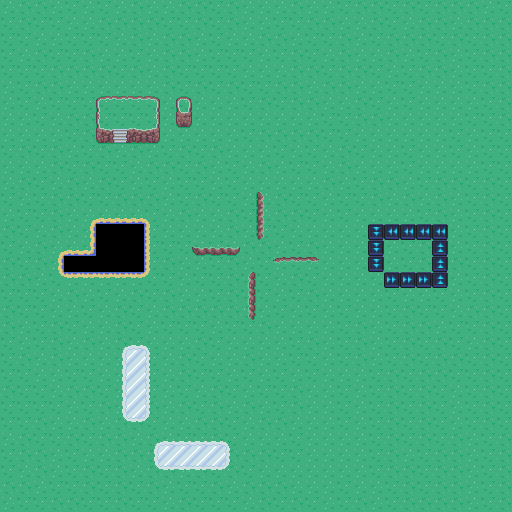

A 2D game scene composited from a Tiled map and its tileset images. What follows is a short description and the map's XML, with every tile layer's data as written:
An orthogonal 32x32 tile map with 16x16 px tiles, 2 tile layers (Tile Layer 1, Tile Layer 2), 2 tilesets.

<map version="1.5" tiledversion="1.7.0" orientation="orthogonal" renderorder="right-down" width="32" height="32" tilewidth="16" tileheight="16" infinite="0" nextlayerid="3" nextobjectid="1">
 <tileset firstgid="1" source="rubberduck_outdoor.tsx" />
 <tileset firstgid="1370" source="Pacheesi Tiles.tsx" />
 <layer id="1" name="Tile Layer 1" width="32" height="32">
  <data encoding="csv">
112,114,114,112,113,112,113,112,114,112,112,114,114,113,114,112,112,112,114,112,112,113,114,114,113,114,113,114,114,114,112,113,
113,114,113,113,112,112,114,114,114,114,113,113,114,113,114,112,112,113,113,114,114,112,112,114,113,112,114,114,112,114,114,114,
113,113,112,112,113,113,113,112,114,112,114,114,112,113,112,112,114,114,112,113,113,114,112,113,114,114,114,113,114,113,114,114,
113,112,114,113,113,114,112,112,113,112,114,114,112,113,113,113,112,113,114,113,112,114,112,112,114,112,113,114,112,113,114,114,
113,113,113,114,114,114,114,113,114,112,114,113,113,113,113,112,112,112,114,114,113,114,114,113,112,113,114,114,112,113,113,114,
112,113,114,114,112,112,112,112,112,112,114,113,114,113,114,113,113,114,114,112,114,114,112,112,113,113,112,112,112,113,114,114,
112,113,112,113,113,113,1,2,2,3,112,4,112,112,112,113,114,113,114,114,112,112,114,113,112,113,112,112,112,112,113,114,
112,112,113,112,114,114,38,113,113,40,112,41,112,112,112,112,112,112,112,112,113,113,114,114,112,112,112,112,112,113,113,114,
112,112,112,112,113,114,75,39,76,77,112,112,112,112,112,113,114,114,114,114,113,113,112,112,112,112,112,112,113,112,113,113,
113,114,113,114,112,113,114,112,114,112,113,114,113,114,112,112,112,113,112,113,112,114,113,112,112,113,112,112,113,112,113,113,
112,112,112,114,113,114,113,113,112,114,114,113,114,112,113,112,114,112,113,113,112,114,112,112,112,113,112,112,112,112,113,113,
112,114,113,112,114,112,114,113,112,113,112,113,113,112,113,112,112,112,112,112,114,112,113,114,114,112,113,114,114,113,114,113,
113,112,113,114,114,113,113,114,114,114,112,113,114,113,113,112,115,114,113,113,112,113,113,114,112,114,112,114,112,113,114,113,
112,113,113,114,112,572,573,573,573,574,112,114,112,112,114,113,152,114,114,113,112,113,112,112,112,112,113,114,112,113,114,113,
114,113,112,114,112,609,613,613,613,611,112,112,112,112,114,112,189,113,112,112,112,112,112,112,113,113,112,113,112,113,114,113,
113,112,114,572,573,832,613,613,613,611,113,113,186,187,188,114,114,112,113,114,112,112,112,112,113,113,113,113,112,113,114,113,
114,113,114,609,613,613,613,613,613,611,114,112,112,113,114,112,113,149,150,151,112,112,112,112,112,113,113,113,114,113,114,113,
114,114,112,646,647,647,647,647,647,648,113,112,113,113,114,116,113,112,114,113,112,112,112,112,112,112,112,113,112,113,114,113,
113,113,113,112,114,112,113,112,114,113,114,112,112,113,114,153,113,112,113,114,112,112,112,112,113,112,112,113,112,113,114,113,
114,113,113,112,112,113,112,114,113,112,114,114,114,114,114,190,112,113,112,113,112,113,112,112,113,114,113,113,112,114,114,113,
114,112,113,114,113,112,112,114,113,112,113,113,113,112,113,113,114,112,112,112,112,113,114,112,113,114,114,112,113,113,114,113,
113,112,113,114,112,114,112,114,113,112,112,112,114,113,112,112,112,112,113,114,112,113,114,112,113,114,113,114,113,112,114,113,
113,114,112,114,112,112,112,112,114,113,112,114,113,112,112,114,112,112,113,113,112,113,114,112,113,114,113,114,114,113,114,113,
113,113,112,112,113,113,112,112,113,113,114,114,113,113,112,113,112,113,112,113,112,112,112,113,114,113,114,114,113,113,114,113,
114,113,113,112,114,114,113,112,112,113,112,113,112,114,113,112,113,113,114,112,112,113,112,113,114,113,114,113,112,113,114,113,
113,113,113,113,112,113,114,112,114,114,114,114,113,114,112,114,112,113,114,112,112,113,112,113,114,113,114,113,112,113,114,113,
113,113,114,112,112,114,112,114,114,113,113,112,114,114,113,112,114,114,112,112,112,113,112,113,114,113,114,113,112,113,114,113,
112,114,113,113,114,113,114,114,112,114,112,113,113,114,113,112,112,112,113,112,112,112,112,113,114,113,114,113,114,112,113,114,
113,114,114,112,113,112,112,114,114,114,112,112,114,113,114,114,114,113,113,112,112,112,112,113,114,112,113,114,114,112,113,114,
113,112,114,112,113,114,113,114,112,114,114,112,114,113,114,113,112,112,112,112,112,112,112,113,114,114,113,114,114,112,113,114,
114,114,112,113,113,114,113,114,113,114,112,113,113,114,112,114,114,114,112,112,112,113,112,112,113,114,113,114,114,112,113,114,
112,113,113,114,114,113,113,114,113,113,112,114,113,113,113,112,114,113,114,113,112,113,114,112,113,114,114,114,114,112,113,114
</data>
 </layer>
 <layer id="2" name="Tile Layer 2" width="32" height="32">
  <data encoding="csv">
0,0,0,0,0,0,0,0,0,0,0,0,0,0,0,0,0,0,0,0,0,0,0,0,0,0,0,0,0,0,0,0,
0,0,0,0,0,0,0,0,0,0,0,0,0,0,0,0,0,0,0,0,0,0,0,0,0,0,0,0,0,0,0,0,
0,0,0,0,0,0,0,0,0,0,0,0,0,0,0,0,0,0,0,0,0,0,0,0,0,0,0,0,0,0,0,0,
0,0,0,0,0,0,0,0,0,0,0,0,0,0,0,0,0,0,0,0,0,0,0,0,0,0,0,0,0,0,0,0,
0,0,0,0,0,0,0,0,0,0,0,0,0,0,0,0,0,0,0,0,0,0,0,0,0,0,0,0,0,0,0,0,
0,0,0,0,0,0,0,0,0,0,0,0,0,0,0,0,0,0,0,0,0,0,0,0,0,0,0,0,0,0,0,0,
0,0,0,0,0,0,0,0,0,0,0,0,0,0,0,0,0,0,0,0,0,0,0,0,0,0,0,0,0,0,0,0,
0,0,0,0,0,0,0,0,0,0,0,0,0,0,0,0,0,0,0,0,0,0,0,0,0,0,0,0,0,0,0,0,
0,0,0,0,0,0,0,0,0,0,0,0,0,0,0,0,0,0,0,0,0,0,0,0,0,0,0,0,0,0,0,0,
0,0,0,0,0,0,0,0,0,0,0,0,0,0,0,0,0,0,0,0,0,0,0,0,0,0,0,0,0,0,0,0,
0,0,0,0,0,0,0,0,0,0,0,0,0,0,0,0,0,0,0,0,0,0,0,0,0,0,0,0,0,0,0,0,
0,0,0,0,0,0,0,0,0,0,0,0,0,0,0,0,0,0,0,0,0,0,0,0,0,0,0,0,0,0,0,0,
0,0,0,0,0,0,0,0,0,0,0,0,0,0,0,0,0,0,0,0,0,0,0,0,0,0,0,0,0,0,0,0,
0,0,0,0,0,0,0,0,0,0,0,0,0,0,0,0,0,0,0,0,0,0,0,0,0,0,0,0,0,0,0,0,
0,0,0,0,0,0,0,0,0,0,0,0,0,0,0,0,0,0,0,0,0,0,0,1382,1389,1389,1389,1389,0,0,0,0,
0,0,0,0,0,0,0,0,0,0,0,0,0,0,0,0,0,0,0,0,0,0,0,1382,112,113,114,1381,0,0,0,0,
0,0,0,0,0,0,0,0,0,0,0,0,0,0,0,0,0,0,0,0,0,0,0,1382,112,113,114,1381,0,0,0,0,
0,0,0,0,0,0,0,0,0,0,0,0,0,0,0,0,0,0,0,0,0,0,0,112,1388,1388,1388,1381,0,0,0,0,
0,0,0,0,0,0,0,0,0,0,0,0,0,0,0,0,0,0,0,0,0,0,0,0,0,0,0,0,0,0,0,0,
0,0,0,0,0,0,0,0,0,0,0,0,0,0,0,0,0,0,0,0,0,0,0,0,0,0,0,0,0,0,0,0,
0,0,0,0,0,0,0,0,0,0,0,0,0,0,0,0,0,0,0,0,0,0,0,0,0,0,0,0,0,0,0,0,
0,0,0,0,0,0,0,1124,1125,1126,0,0,0,0,0,0,0,0,0,0,0,0,0,0,0,0,0,0,0,0,0,0,
0,0,0,0,0,0,0,1161,1162,1163,0,0,0,0,0,0,0,0,0,0,0,0,0,0,0,0,0,0,0,0,0,0,
0,0,0,0,0,0,0,1161,1162,1163,112,0,0,0,0,0,0,0,0,0,0,0,0,0,0,0,0,0,0,0,0,0,
0,0,0,0,0,0,0,1161,1162,1163,112,0,0,0,0,0,0,0,0,0,0,0,0,0,0,0,0,0,0,0,0,0,
0,0,0,0,0,0,0,1161,1162,1163,112,0,0,0,0,0,0,0,0,0,0,0,0,0,0,0,0,0,0,0,0,0,
0,0,0,0,0,0,0,1198,1199,1200,112,0,0,0,0,0,0,0,0,0,0,0,0,0,0,0,0,0,0,0,0,0,
0,0,0,0,0,0,0,0,0,1124,1125,1125,1125,1125,1126,0,0,0,0,0,0,0,0,0,0,0,0,0,0,0,0,0,
0,0,0,0,0,0,0,0,0,1161,1162,1162,1162,1162,1163,0,0,0,0,0,0,0,0,0,0,0,0,0,0,0,0,0,
0,0,0,0,0,0,0,0,0,1198,1199,1199,1199,1199,1200,0,0,0,0,0,0,0,0,0,0,0,0,0,0,0,0,0,
0,0,0,0,0,0,0,0,0,0,0,0,0,0,0,0,0,0,0,0,0,0,0,0,0,0,0,0,0,0,0,0,
0,0,0,0,0,0,0,0,0,0,0,0,0,0,0,0,0,0,0,0,0,0,0,0,0,0,0,0,0,0,0,0
</data>
 </layer>
</map>
